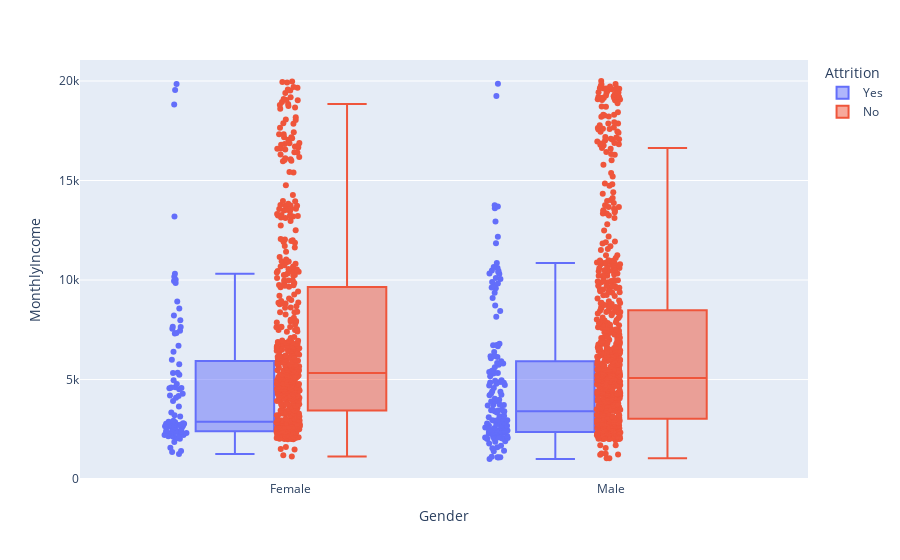

Notebook source saved alongside this figure:
### Code cell
gender_attrition_income = df[["Gender", "Attrition", "MonthlyIncome"]]
fig = px.box(gender_attrition_income, x="Gender", y="MonthlyIncome", points="all", color="Attrition")
fig.show()

### Figure 1 — Plotly figure (JSON) as saved in the notebook; plotly's stock layout.template omitted (floating-point values rounded to 4 significant figures; data arrays with more than 128 entries replaced by an {"elided": "..."} marker saying what was removed)
{"data": [{"alignmentgroup": "True", "boxpoints": "all", "hovertemplate": "Attrition=Yes<br>Gender=%{x}<br>MonthlyIncome=%{y}<extra></extra>", "legendgroup": "Yes", "marker": {"color": "#636efa"}, "name": "Yes", "notched": false, "offsetgroup": "Yes", "orientation": "v", "showlegend": true, "type": "box", "x": {"elided": "237 str values"}, "x0": " ", "xaxis": "x", "y": {"elided": "237 int values"}, "y0": " ", "yaxis": "y"}, {"alignmentgroup": "True", "boxpoints": "all", "hovertemplate": "Attrition=No<br>Gender=%{x}<br>MonthlyIncome=%{y}<extra></extra>", "legendgroup": "No", "marker": {"color": "#EF553B"}, "name": "No", "notched": false, "offsetgroup": "No", "orientation": "v", "showlegend": true, "type": "box", "x": {"elided": "1233 str values"}, "x0": " ", "xaxis": "x", "y": {"elided": "1233 int values"}, "y0": " ", "yaxis": "y"}], "layout": {"boxmode": "group", "legend": {"title": {"text": "Attrition"}, "tracegroupgap": 0}, "margin": {"t": 60}, "xaxis": {"anchor": "y", "domain": [0, 1], "title": {"text": "Gender"}}, "yaxis": {"anchor": "x", "domain": [0, 1], "title": {"text": "MonthlyIncome"}}}}
